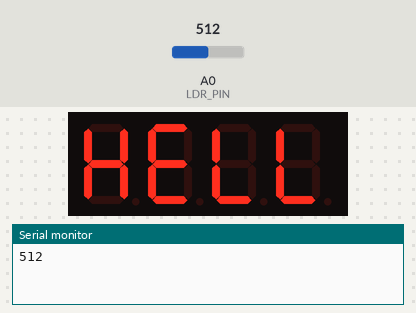
Recording of a sketch running on a simulated Arduino Uno, built with avr-gcc and run on an emulated ATmega328P. Parts: 4-digit seven-segment display, the last lines printed to the serial monitor. The inputs (shaded band) are chosen by the test bench; at power-on: A0 (LDR_PIN) = 512.

Above: at 1.6 s.
1.7 s: A0 (LDR_PIN) set to 483
At 4.3 s:
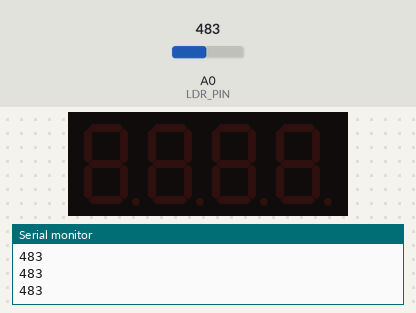
4.7 s: A0 (LDR_PIN) set to 510
At 7.5 s:
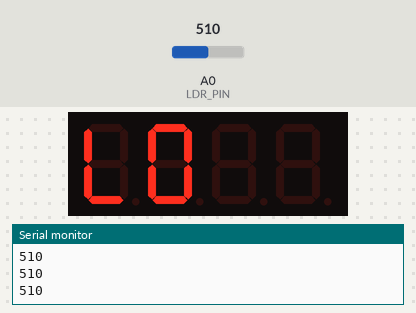
7.7 s: A0 (LDR_PIN) set to 490
At 8.6 s:
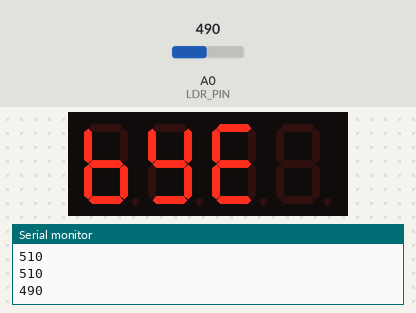
10.5 s: A0 (LDR_PIN) set to 511
At 11.8 s:
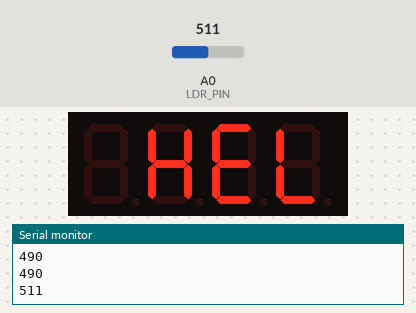
Timing chart, 0 to 13.5 s (numbered marks = the images above; inputs shaded):
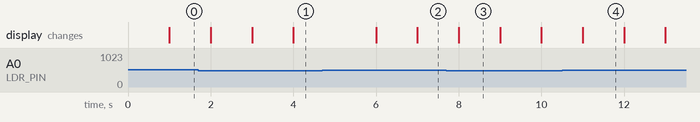

The sketch:

LAB5PROB6_2.ino
```cpp
#include "SevSeg.h"
SevSeg sevseg; //Instantiate a seven segment object
int LDR_PIN = A0;

void setup() {
  Serial.begin(9600);
  byte numDigits = 4;
  byte digitPins[] = {2,3,4,5};
  byte segmentPins[] = {6, 7, 8, 9, 10, 11, 12, 13};
  bool resistorsOnSegments = false; // 'false' means resistors are on digit pins
  byte hardwareConfig = COMMON_ANODE; // See README.md for options
  bool updateWithDelays = false; // Default 'false' is Recommended
  bool leadingZeros = false; // Use 'true' if you'd like to keep the leading zeros
  bool disableDecPoint = false; // Use 'true' if your decimal point doesn't exist or isn't connected. Then, you only need to specify 7 segmentPins[]

  sevseg.begin(hardwareConfig, numDigits, digitPins, segmentPins, resistorsOnSegments,
  updateWithDelays, leadingZeros, disableDecPoint);
}
void loop() {
  marquee4(); //program 6
}
void shiftString(String& inputString, int shiftAmount, bool shiftRight) {
  int length = inputString.length();
  shiftAmount = shiftAmount % length; // Ensure shift amount is within range so no reset index needed
  String shiftedString;

  shiftRight ?
  //shift to Right
  shiftedString = inputString.substring(length - shiftAmount) + inputString.substring(0, length - shiftAmount):
  //shift to left
  shiftedString = inputString.substring(shiftAmount) + inputString.substring(0, shiftAmount);

  inputString = shiftedString;
  //Serial.println(inputString);
  String displayStr = inputString.substring(0,4); // change max to number of pins
  char* mes2 = displayStr.c_str();
  sevseg.setChars(mes2);
}
void marquee4(){
  int sensorValue = analogRead(LDR_PIN); //get LDR value
  String myStr;
  static int index = 0;
  static unsigned long timer = millis();

  if (millis() - timer >= 1000) {
    timer += 1000;
    sensorValue > 500 ?
    shiftString(myStr = "hello    ",index,true) : //shift to Right if true
    shiftString(myStr = "bye    ",index,false);  //shift to left if false
    Serial.println(sensorValue);
    index++;
  }
  sevseg.refreshDisplay(); //must run repeatedly
}
```

Measured:
- the behaviour switches between 501 and 500 on A0 (LDR_PIN) (found by bisection; images 0 and 1)
- after the input at 1.7 s, the display: first changes after 0.30 s (image 1 shows a later state)
- after the input at 7.7 s, the display: changes after 0.30 s (image 3)
- after the input at 10.5 s, the display: changes after 0.50 s (image 4)
- what the display in image 3 shows lasts 1.0 s, from 8.0 s to 9.0 s
